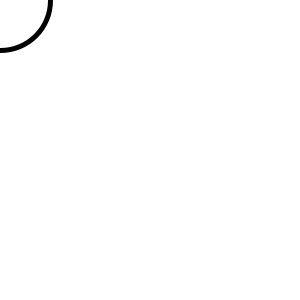
Frame 1 (no input)
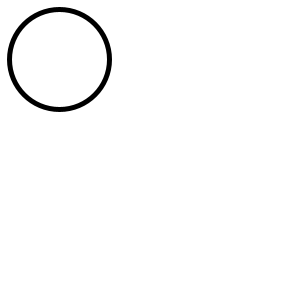
Frame 60 (the mouse pressed at the canvas centre just before this capture)
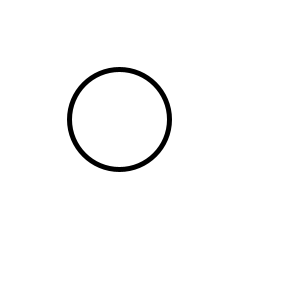
Frame 120 (the mouse held since frame 60 and released just before this capture)

The Processing sketch that drew these frames (run headless with seeded random() and noise(); from frame 60 on, the mouse is pressed at the canvas centre):

// Processing sketch: circle_moving_left_top_to_right_bottom
// ── circle_moving_left_top_to_right_bottom.pde
// Animation #4 circle moving from top left to bottom right

//define variable  here 
int x,y; 
void setup() {
  size (300,300); 
  x=0; // set up first variable 
  y=0; // set up second variable 
  strokeWeight(5);
} // --- end of setup 

void draw() {
  background(255);
  ellipse(x,y,100,100);
  x=x+1;
  if (x>330){
    x=-50;
  }
  y=y+1;
  if (y>330){
    y=-50;
  }
}// ----end of draw---- 
